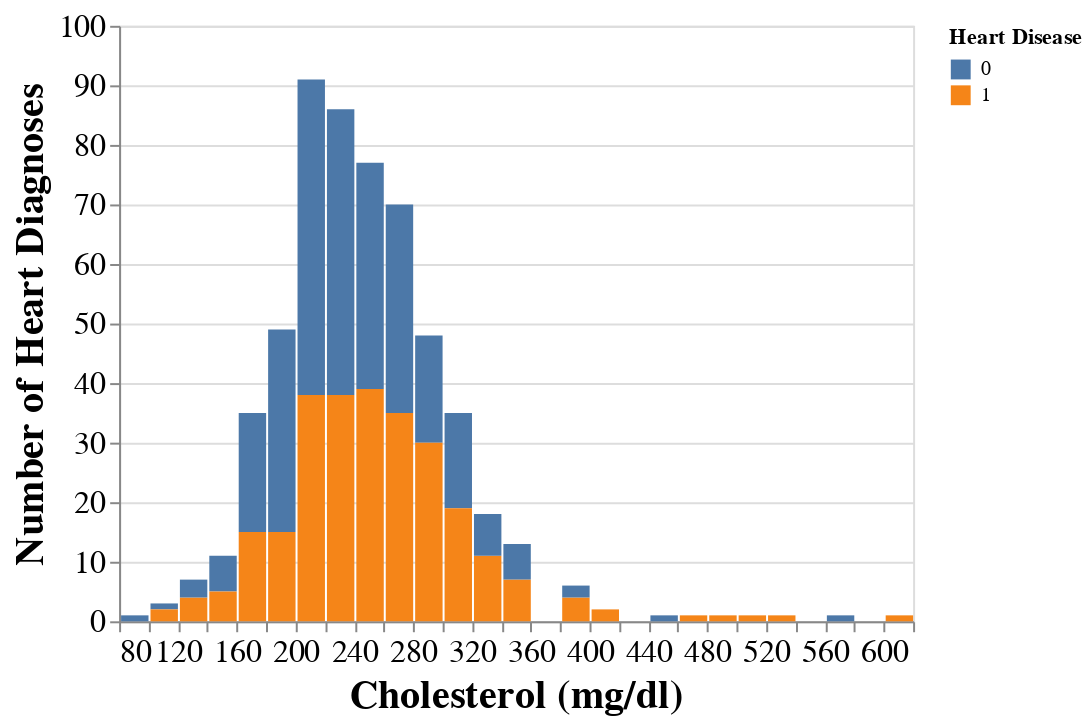

Source (notebook cell):
### Code cell
chol_plot

### Figure 1 — Vega-Lite specification as saved in the notebook (floating-point values rounded to 4 significant figures; data arrays with more than 128 entries replaced by an {"elided": "..."} marker saying what was removed)
{"$schema": "https://vega.github.io/schema/vega-lite/v4.17.0.json", "config": {"axis": {"labelFontSize": 16, "titleFontSize": 20}, "view": {"continuousHeight": 300, "continuousWidth": 400}}, "data": {"name": "data-965f26aaa0a06bf333f272b0ffb5f3a8"}, "datasets": {"data-965f26aaa0a06bf333f272b0ffb5f3a8": {"elided": "559 records"}}, "encoding": {"fill": {"field": "HeartDisease", "title": "Heart Disease", "type": "nominal"}, "x": {"bin": {"maxbins": 30}, "field": "Cholesterol", "scale": {"zero": false}, "title": "Cholesterol (mg/dl)", "type": "quantitative"}, "y": {"aggregate": "count", "field": "HeartDisease", "title": "Number of Heart Diagnoses", "type": "quantitative"}}, "mark": "bar"}
